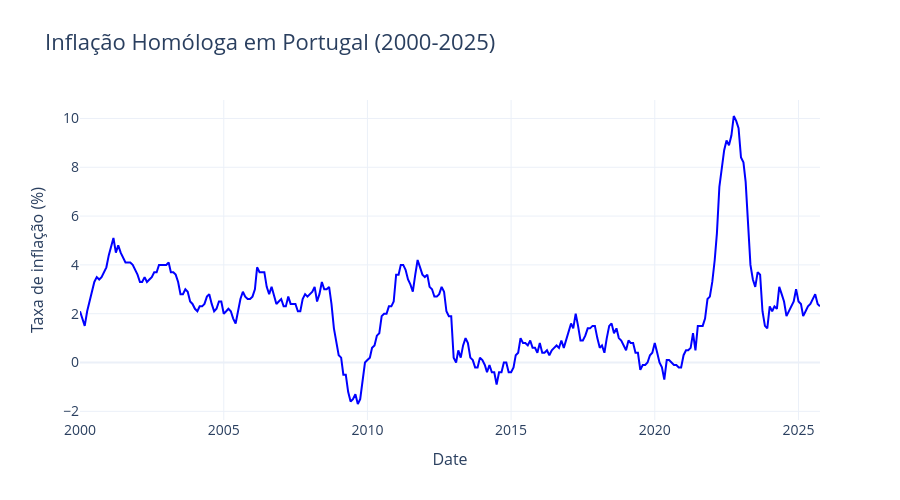

The notebook cell saved with this chart:
### Code cell
fig = go.Figure()
fig.add_trace(go.Scatter(x=df.Date, y=df[target], mode='lines', name='Inflation',
                        line=dict(color='blue', width=2)))

fig.update_layout(title='Inflação Homóloga em Portugal (2000-2025)',
                  xaxis_title='Date', yaxis_title='Taxa de inflação (%)',
                  # 🔹 Fonte global (base)
                  font=dict(
                      size=ticket_size
                  ),
                    
                  # 🔹 Título principal
                  title_font=dict(
                      size=title_size
                  ),

                  # 🔹 Eixos
                  xaxis=dict(
                      title_font=dict(size=label_size),
                      tickfont=dict(size=ticket_size),
                  ),

                  yaxis=dict(
                      title_font=dict(size=label_size),
                      tickfont=dict(size=ticket_size)
                  ),
                  template='plotly_white', height=500)
fig.show()

### Figure 1 — Plotly figure (JSON) as saved in the notebook; plotly's stock layout.template omitted (floating-point values rounded to 4 significant figures; data arrays with more than 128 entries replaced by an {"elided": "..."} marker saying what was removed)
{"data": [{"line": {"color": "blue", "width": 2}, "mode": "lines", "name": "Inflation", "type": "scatter", "x": {"elided": "310 str values"}, "y": {"elided": "310 float values"}}], "layout": {"font": {"size": 14}, "height": 500, "title": {"font": {"size": 22}, "text": "Inflação Homóloga em Portugal (2000-2025)"}, "xaxis": {"tickfont": {"size": 14}, "title": {"font": {"size": 16}, "text": "Date"}}, "yaxis": {"tickfont": {"size": 14}, "title": {"font": {"size": 16}, "text": "Taxa de inflação (%)"}}}}
